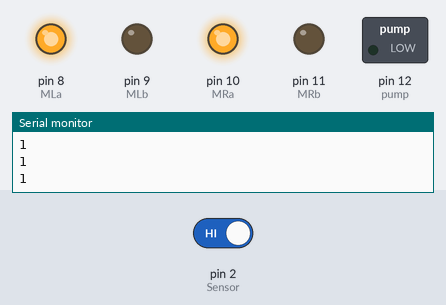
The sketch below on a simulated Arduino Uno, built with avr-gcc and run on an emulated ATmega328P. Shown: switched loads named in the sketch (green lamp = pin HIGH), output pins drawn as LEDs (lit = HIGH), the last lines printed to the serial monitor. Inputs (shaded band) come from the test bench; at power-on: pin 2 (Sensor) HIGH.

Above: at 1.2 s.
1.3 s: pin 2 (Sensor) driven LOW
At 3.2 s:
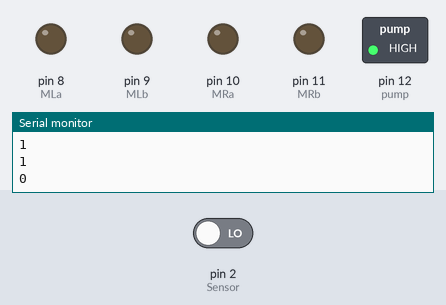
At 12.7 s:
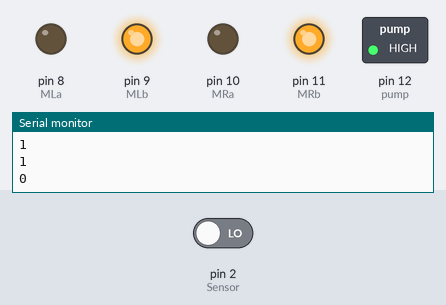
Timing chart, 0 to 14.4 s (numbered marks = the images above; inputs shaded):
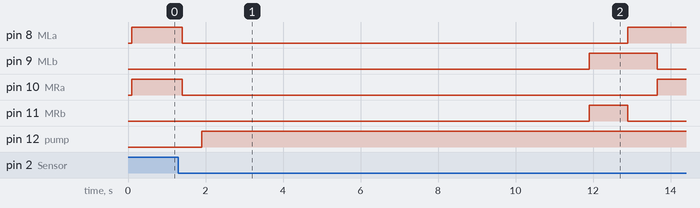

The sketch:

fire_robot.ino
```cpp
 #define MLa 8//left motor 1st pin

#define MLb 9//left motor 2nd pin

#define MRa 10 //right motor 1st pin

#define MRb 11 //right motor 2nd pin

#define pump 12

#define Sensor 2 // flame sensor to pin 2 of arduino

void setup()
{


pinMode(Sensor, INPUT);

pinMode(pump, OUTPUT);

pinMode(MLa, OUTPUT);

pinMode(MLb, OUTPUT);

pinMode(MRa, OUTPUT);

pinMode(MRb, OUTPUT);

Serial.begin(9600);
}
void loop()
{

 int Sensorin= digitalRead(Sensor);

Serial.println(Sensorin);
delay(100);

if (Sensorin == LOW)// applying condition
{

digitalWrite(MLa, LOW);

digitalWrite(MLb, LOW);

digitalWrite(MRa, LOW);

digitalWrite(MRb, LOW);

delay(500);
digitalWrite(pump,HIGH);
delay(10000);

//Backward

digitalWrite(MLa, LOW);

digitalWrite(MLb, HIGH);

digitalWrite(MRa, LOW);

digitalWrite(MRb, HIGH);

delay(1000);

//Rightturn

digitalWrite(MLa, HIGH);

digitalWrite(MLb, HIGH);

digitalWrite(MRa, LOW);

digitalWrite(MRb, LOW);

delay(750);

digitalWrite(MLb, LOW);

digitalWrite(MLa, HIGH);

digitalWrite(MRa, HIGH);

digitalWrite(MRb, LOW);

delay(2000);

digitalWrite(MLa, HIGH);

digitalWrite(MLb, LOW);

digitalWrite(MRa, HIGH);

digitalWrite(MRb, LOW);

delay(750);


}
else
{

digitalWrite(pump, LOW);

digitalWrite(MLb, LOW);

digitalWrite(MLa, HIGH);

digitalWrite(MRa, HIGH);

digitalWrite(MRb, LOW);
}
}
```

Measured:
- after the input at 1.3 s, pin 8 (MLa): HIGH → LOW after 0.10 s, → HIGH 11.5 s later; pin 9 (MLb): LOW → HIGH after 10.6 s, → LOW 1.8 s later; pin 10 (MRa): HIGH → LOW after 0.10 s, → HIGH 12.3 s later; pin 11 (MRb): LOW → HIGH after 10.6 s, → LOW 1.0 s later; pin 12 (pump): LOW → HIGH after 0.60 s
